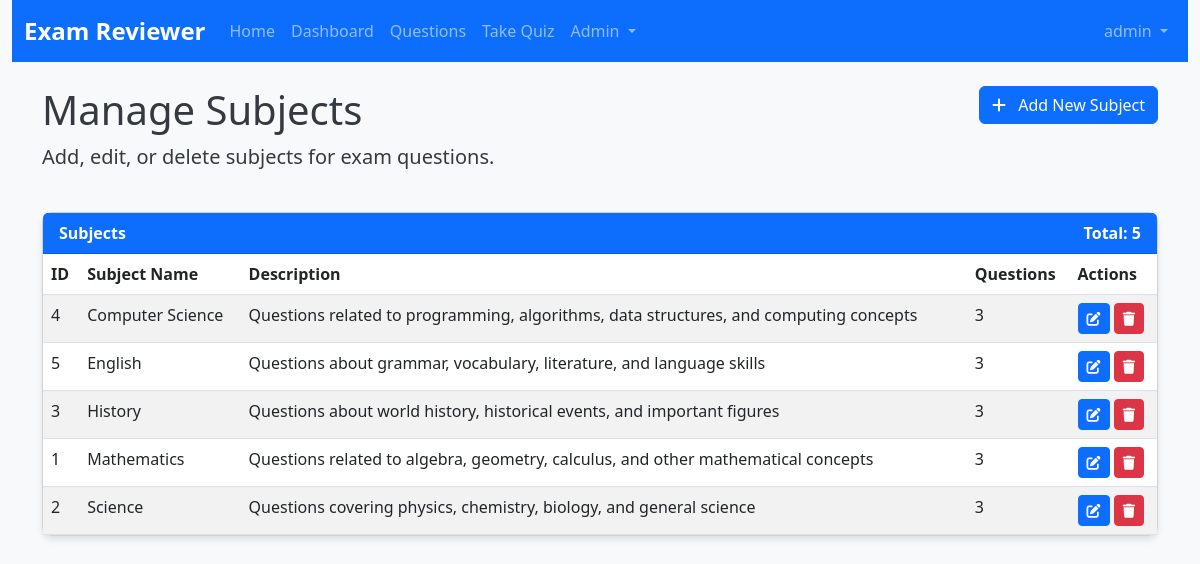
/admin/manage_subjects.php (signed in), run on the app's committed database.
### tables this page shows
CREATE TABLE IF NOT EXISTS subjects (
    subject_id INT AUTO_INCREMENT PRIMARY KEY,
    subject_name VARCHAR(100) NOT NULL UNIQUE,
    description TEXT DEFAULT NULL
);

### admin/manage_subjects.php (the view, shortened to what this page needs)
<?php
$pdo = getDbConnection();
$stmt = $pdo->query("SELECT s.*, (SELECT COUNT(*) FROM questions q WHERE q.subject_id = s.subject_id) as question_count FROM subjects s ORDER BY s.subject_name");
$subjects = $stmt->fetchAll();
include '../includes/header.php';
include '../includes/navbar.php';
?>
<div class="container">
    <div class="row mb-4">
        <div class="col-md-6">
            <h1>Manage Subjects</h1>
            <p class="lead">Add, edit, or delete subjects for exam questions.</p>
        </div>
        <div class="col-md-6 text-end">
            <button type="button" class="btn btn-primary" data-bs-toggle="modal" data-bs-target="#addSubjectModal">
                <i class="fas fa-plus me-2"></i> Add New Subject
            </button>
        </div>
    </div>
    <div class="card">
        <div class="card-header bg-primary text-white">
            <div class="d-flex justify-content-between align-items-center">
                <span>Subjects</span>
                <span>Total: <?php echo count($subjects); ?></span>
            </div>
        </div>
        <div class="card-body p-0">
            <?php if (empty($subjects)): ?>
                <div class="alert alert-info m-3">No subjects found. Add a new subject to get started.</div>
            <?php else: ?>
                <div class="table-responsive">
                    <table class="table table-striped table-hover mb-0">
                        <thead>
                            <tr>
                                <th>ID</th>
                                <th>Subject Name</th>
                                <th>Description</th>
                                <th>Questions</th>
                                <th>Actions</th>
                            </tr>
                        </thead>
                        <tbody>
                            <?php foreach ($subjects as $subject): ?>
                                <tr>
                                    <td><?php echo $subject['subject_id']; ?></td>
                                    <td><?php echo $subject['subject_name']; ?></td>
                                    <td><?php echo $subject['description'] ? $subject['description'] : '<em>No description</em>'; ?></td>
                                    <td><?php echo $subject['question_count']; ?></td>
                                    <td>
                                        <button type="button" class="btn btn-sm btn-primary" title="Edit" data-bs-toggle="modal" data-bs-target="#editSubjectModal<?php echo $subject['subject_id']; ?>">
                                            <i class="fas fa-edit"></i>
                                        </button>
                                        <button type="button" class="btn btn-sm btn-danger" title="Delete" data-bs-toggle="modal" data-bs-target="#deleteSubjectModal<?php echo $subject['subject_id']; ?>">
                                            <i class="fas fa-trash"></i>
                                        </button>
                                    </td>
                                </tr>
                            <?php endforeach; ?>
                        </tbody>
                    </table>
                </div>
            <?php endif; ?>
        </div>
    </div>
</div>
<?php include '../includes/footer.php'; ?>

### assets/css/style.css (style rules this page uses)
body { background-color: #f8f9fa; color: #343a40; font-family: 'Segoe UI', Tahoma, Geneva, Verdana, sans-serif; }
.card { border-radius: 10px; box-shadow: 0 4px 6px rgba(0, 0, 0, 0.1); margin-bottom: 20px; transition: transform 0.3s ease; }
.card-header { background-color: #f8f9fa; border-bottom: 1px solid rgba(0, 0, 0, 0.125); font-weight: bold; }
.btn-primary { background-color: #0d6efd; border-color: #0d6efd; }

### data on the page
subjects: subject_id "4", subject_name "Computer Science", description "Questions related to programming, algorithms, data structures, and computing concepts", question_count "3"
subjects: subject_id "5", subject_name "English", description "Questions about grammar, vocabulary, literature, and language skills", question_count "3"
subjects: subject_id "3", subject_name "History", description "Questions about world history, historical events, and important figures", question_count "3"
subjects: subject_id "1", subject_name "Mathematics", description "Questions related to algebra, geometry, calculus, and other mathematical concepts", question_count "3"
subjects: subject_id "2", subject_name "Science", description "Questions covering physics, chemistry, biology, and general science", question_count "3"

### other printed values
APP_NAME "Exam Reviewer"
$_SESSION['username'] "admin"
count($subjects) "5"
